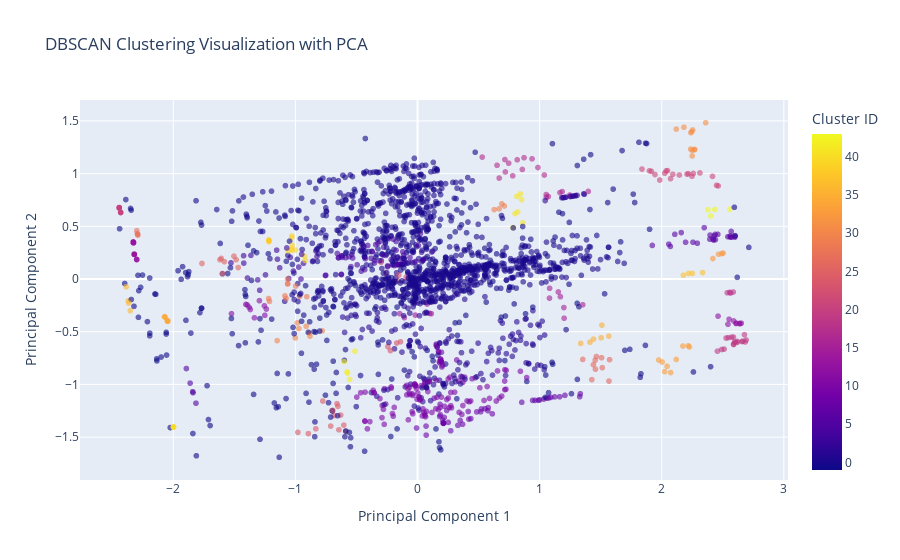

Notebook source saved alongside this figure:
### Code cell
fig = px.scatter(
                df,
                x='pca_x',
                y='pca_y',
                color='DBSCAN_Cluster',
                title="DBSCAN Clustering Visualization with PCA",
                labels={'pca_x': 'Principal Component 1',
                        'pca_y': 'Principal Component 2',
                        'DBSCAN_Cluster': 'Cluster ID'},
                hover_data=['Focal depth', 'Richter'])

fig.update_traces(marker=dict(size=6, opacity=0.6), selector=dict(mode='markers'))

fig.show()

### Figure 1 — Plotly figure (JSON) as saved in the notebook; plotly's stock layout.template omitted (floating-point values rounded to 4 significant figures; data arrays with more than 128 entries replaced by an {"elided": "..."} marker saying what was removed)
{"data": [{"customdata": {"elided": "2178x2 float values"}, "hovertemplate": "Principal Component 1=%{x}<br>Principal Component 2=%{y}<br>Focal depth=%{customdata[0]}<br>Richter=%{customdata[1]}<br>Cluster ID=%{marker.color}<extra></extra>", "legendgroup": "", "marker": {"color": {"elided": "2178 int values"}, "coloraxis": "coloraxis", "opacity": 0.6, "size": 6, "symbol": "circle"}, "mode": "markers", "name": "", "showlegend": false, "type": "scattergl", "x": {"elided": "2178 float values"}, "xaxis": "x", "y": {"elided": "2178 float values"}, "yaxis": "y"}], "layout": {"coloraxis": {"colorbar": {"title": {"text": "Cluster ID"}}, "colorscale": [[0, "#0d0887"], [0.1111, "#46039f"], [0.2222, "#7201a8"], [0.3333, "#9c179e"], [0.4444, "#bd3786"], [0.5556, "#d8576b"], [0.6667, "#ed7953"], [0.7778, "#fb9f3a"], [0.8889, "#fdca26"], [1, "#f0f921"]]}, "legend": {"tracegroupgap": 0}, "title": {"text": "DBSCAN Clustering Visualization with PCA"}, "xaxis": {"anchor": "y", "domain": [0, 1], "title": {"text": "Principal Component 1"}}, "yaxis": {"anchor": "x", "domain": [0, 1], "title": {"text": "Principal Component 2"}}}}
